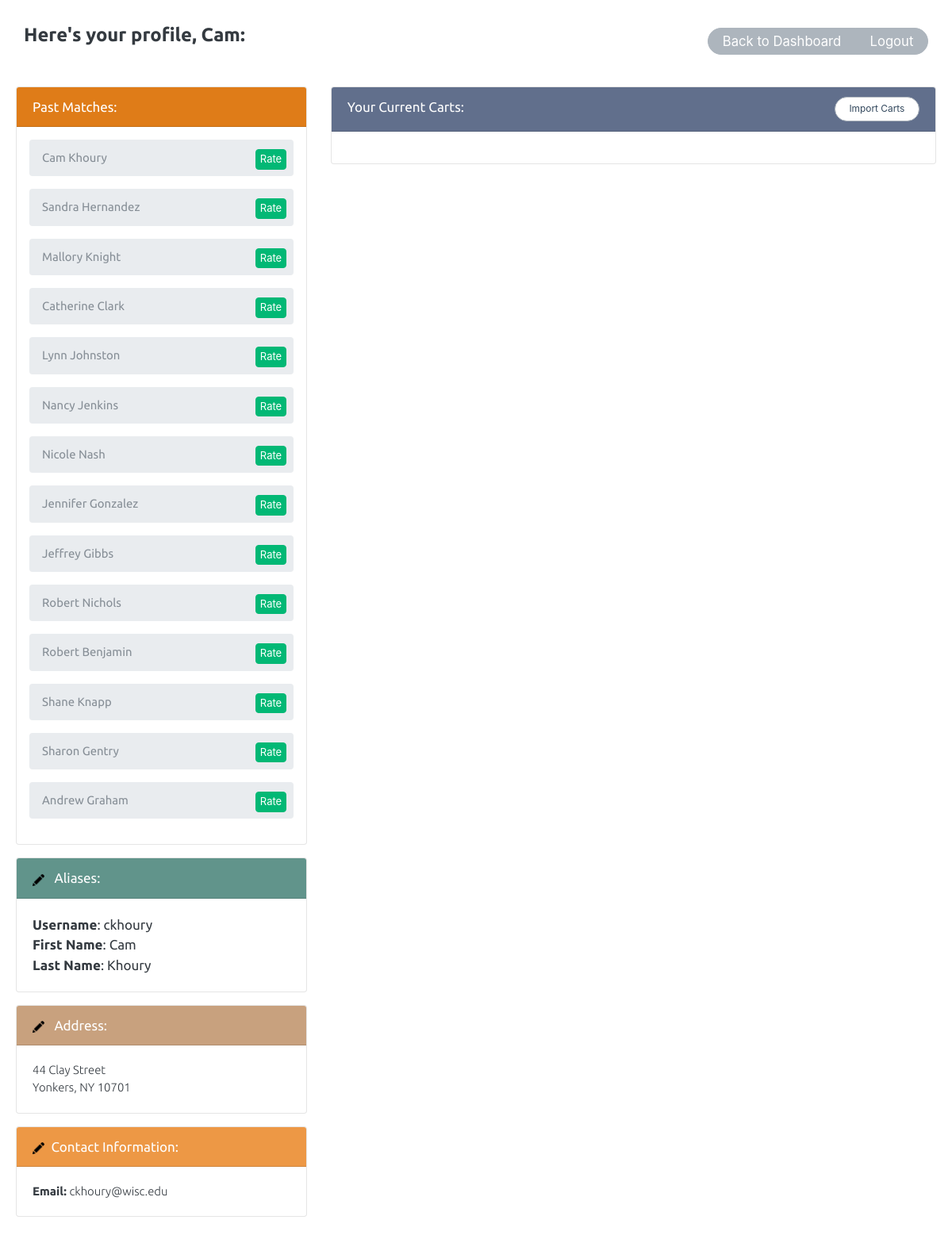
Page /profile (signed in) on the committed database.
### tables this page shows
CREATE TABLE "User" (
	`UID`	INTEGER,
	`UserLevel`	TEXT,
	`Username`	TEXT UNIQUE,
	`Password`	TEXT,
	`Email`	TEXT,
	`Address`	TEXT,
	`City`	Text,
	`State`	Text,
	`Zip`	Text,
	`FirstName`	TEXT,
	`LastName`	TEXT,
	`Lat`	NUMERIC,
	`Lon`	NUMERIC,
	`OID`	INTEGER,
	PRIMARY KEY(`UID`)
);

### cartCombo_app.py (the view, shortened to what this page needs)
@app.route('/profile')
def profile():
    if not session.get('logged_in'):
       return render_template('login.html')
    con = sql.connect(db)
    con.row_factory = sql.Row
    cur = con.cursor()
    cur.execute("select * from User where UID=\'" + str(UID) + "\'")
    rows = cur.fetchall()
    if len(rows) == 0:
       return home()
    profile = dict();
    profile['username']= rows[0]['Username']
    profile['firstname']= rows[0]['FirstName']
    profile['lastname'] = rows[0]['LastName']
    profile['email'] = rows[0]['Email']
    profile['address'] = rows[0]['Address']
    profile['city'] = rows[0]['City']
    profile['state'] = rows[0]['State']
    profile['zip'] = rows[0]['zip']
    query = "SELECT Cart.CID AS 'CartID',Cart.Total AS 'Total',Item.Description AS 'Description',Item.IID AS 'ItemID',Item.Price AS 'Price', Item.Quantity AS 'Quantity' FROM Cart INNER JOIN CartItem ON Cart.CID = CartItem.CID INNER JOIN Item ON CartItem.IID = Item.IID WHERE UID = \'" + str(UID) + "\'"
    cur.execute(query)
    rows = cur.fetchall()
    listOfCarts = [];
    listofItems = [];
    unRatedUsers = [];
    number = 15;
    query = "SELECT * FROM User WHERE UID < \'" + str(number) + "\'"
    cur.execute(query)
    rows = cur.fetchall()
    for x in range(0, len(rows)):
        user = []
        user.append(rows[x]['Username'])
        user.append(rows[x]['FirstName'])
        user.append(rows[x]['LastName'])
        unRatedUsers.append(user)
    return render_template('profile.html', profile = profile, listOfItems = listofItems, listOfCarts = listOfCarts, numItemss = len(listofItems), unRatedUsers = unRatedUsers)

### templates/profile.html (shortened to what this page needs)
<!doctype html>
<html>
<head>
    <link rel="stylesheet" type="text/css" href="{{ url_for('static',filename='bootstrap_litera.min.css') }}">
    <link rel="stylesheet" type="text/css" href="{{ url_for('static',filename='default_style.css') }}">
</head>
<body style="background-color: white">
    <header>
        <h2>Here's your profile, {{profile['firstname']}}:
            <div class="btn-group" style="margin-top: 5px;">
              <button type="button" class="btn btn-secondary"><a href="/" style="color: white; text-decoration: none;"><small>Back to Dashboard</small></a>
              </button><button type="button" class="btn btn-secondary"><a href="/logout" style="color: white; text-decoration: none;"><small>Logout</small></a>
            </div>
    </h2>
    </header>
    <div class="wrapper" style="margin-top: 20px">
        <div class="row">
            <div class="col-4">
                <div class="card bg-light mb-3" style="background-color: var(--light);">
                    <div class="card-header" style="background-color: var(--darkorange); color: white">
                        Past Matches:</div>
                    <div class="card-body" style="padding: 1rem">
                        {% for user in unRatedUsers %}
                        <ol class="breadcrumb">
                          <li class="breadcrumb-item active">{{user[1]}} {{user[2]}}</li>
                          <button type="button" id=ratebutton sytle = "position: absolute; right: 15px;" class="btn btn-success" >Rate</button>
                        </ol>
                            {% endfor %}
                    </div>
                </div>
                <div class="card bg-light mb-3" style="background-color: var(--light);">
                    <div class="card-header" style="background-color: var(--teal1); color: white">
                        <a href="#"><img id="pen" data-toggle="modal" src="{{ url_for('static',filename='images/edit.png') }}" width="15em" onclick="showModal('name')"/></a> Aliases:
                    </div>
                    <div class="card-body">
                            <div>
                            <strong>Username</strong>: {{profile['username']}}<br>
                            </div>
                            <div>
                            <strong>First Name</strong>: <span id='firstname_p'>{{profile['firstname']}}</span><br>
                        </div>
                        <div>
                            <strong>Last Name</strong>: <span id="lastname_p"> {{profile['lastname']}}</span>
                        </div>
                    </div>
                </div>
                <div class="card bg-light mb-3" style="background-color: var(--light);">
                    <div class="card-header" style="background-color: var(--orange1); color: white">
                        <a href="#"><img id="pen" src="{{ url_for('static',filename='images/edit.png') }}" width="15em" onclick="showModal('address')"></a> Address:
                    </div>
                    <div class="card-body">
                        <p class="card-text">
                            <span id="address_p">{{profile['address']}}</span><br>
                            <span id="city_p">{{profile['city']}}</span>,
                            <span id="state_p">{{profile['state']}}</span>
                            <span id="zip_p">{{profile['zip']}}</span></p>
                    </div>
                </div>
                <div class="card bg-light mb-3" style="background-color: var(--light);">
                    <div class="card-header" style="background-color: var(--orange2); color: white">
                        <a href="#"><img id="pen" src="{{ url_for('static',filename='images/edit.png') }}" width="15em" onclick="showModal('contact')"></a>Contact Information:</div>
                    <div class="card-body">
                        <p class="card-text"><strong>Email:</strong>
                            <span id="email_p">{{profile['email']}}</span></p>
                    </div>
                </div>
            </div>
                            <div class="col-8">
                <div class="card bg-light bg-6" style="background-color: var(--light);">
                    <div class="card-header" style="background-color: var(--navy2); color: white">Your Current Carts:
                    <button type="button" style="float: right; background-color: white; color: var(--darkblue); text-decoration: none" class="btn btn-secondary" onclick="showModal('cart')"><small>Import Carts</small></button>
                    </div>
                    <div class="card-body">
                    </div>
                </div>
            </div>
    </div>
</body>
</html>

### static/default_style.css (style rules this page uses)
:root { --darkblue: #34495e; --navy1:#495a80; --navy2:#616f8c; --neutral:#9d9291; --orange1:#c8a17e; --orange2:#ed9845; --darkorange: #df7c18; }
header { max-width: 1200px; margin: 0 auto; padding: 20px 20px 0; }
h2 { font-size: 1.4em; padding: 10px; }
p { margin-bottom: 1em; padding: 0 10px; font-family: 'Ubuntu', sans-serif; font-size: .875em; font-weight: 100; }

### templates/profile.html (style rules this page uses)
body { font-family: 'Ubuntu', sans-serif; }
.btn-group { float: right; }
.btn-secondary { margin-left: 5%; padding-top: 2px; padding-bottom: 5px; }
strong { font-weight: bold; }
.wrapper { max-width: 1200px; margin: 0 auto; padding: 20px; }
p { padding: 0px; }
#pen { margin-right:.5em; }
#ratebutton { position: absolute; right: 25px; border-radius: 4px; padding-left: 4.5px; padding-right: 4.5px; padding-top: 2px; padding-bottom: 2px; }

### rows in the picture
User: firstname "Cam", FirstName "Cam", LastName "Khoury", username "ckhoury", lastname "Khoury", address "44 Clay Street", city "Yonkers", state "NY", zip "10701", email "ckhoury@wisc.edu"
User: FirstName "Sandra", LastName "Hernandez"
User: FirstName "Mallory", LastName "Knight"
User: FirstName "Catherine", LastName "Clark"
User: FirstName "Lynn", LastName "Johnston"
User: FirstName "Nancy", LastName "Jenkins"
User: FirstName "Nicole", LastName "Nash"
User: FirstName "Jennifer", LastName "Gonzalez"
User: FirstName "Jeffrey", LastName "Gibbs"
User: FirstName "Robert", LastName "Nichols"
User: FirstName "Robert", LastName "Benjamin"
User: FirstName "Shane", LastName "Knapp"
User: FirstName "Sharon", LastName "Gentry"
User: FirstName "Andrew", LastName "Graham"
